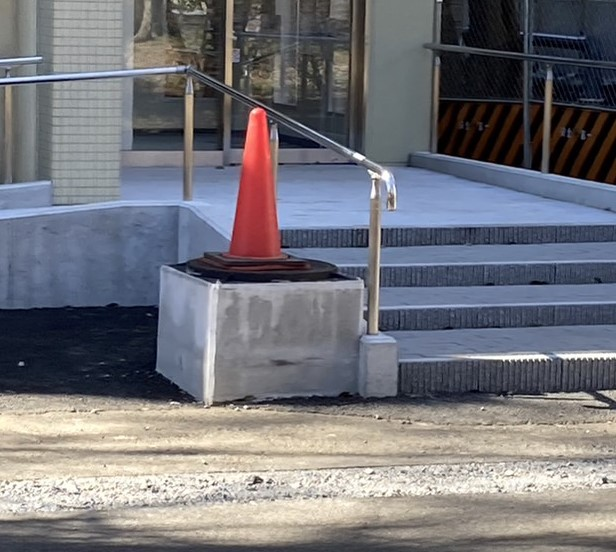
#> input picture image/1.jpg, 616 x 552 px, given in place of the camera
$ python camera_new.py   (older library calls are emulated)
#> lines starting #> are read from the running program, lines starting #| are printed output that depends on the picture; after the words box and inside, x2 and y2 are one past the last pixel; in counts of white or black regions, pixels touching at a corner belong together
#> in find_red_cone, frame is the input picture: shape (552, 616, 3); mean B, G, R 121.5, 115.5, 115.6
import cv2
import numpy as np
import time

# 画像を表すクラス
class Image:
    # コンストラクタ
    def __init__(self,frame):
        self.frame = frame # 画像データ
        self.lab_image = cv2.cvtColor(self.frame, cv2.COLOR_BGR2Lab)
#> self.lab_image: shape (552, 616, 3); mean of channels 0, 1, 2 122.3, 130, 124.7
        self.thinned_gp = None # 勾配画像（正）
        self.thinned_gm = None # 勾配画像（負）
        self.gp_lines = None # 線分（正）
        self.gm_lines = None # 線分（負）
        self.result_image = None # 四角形の切り出し画像
        self.result_vertex_list = None # 四角形の頂点リスト
        self.centroid_x_coord=-1 # 重心の座標
        self.centroid_image = frame # 重心の位置に縦線を引いたもの

    # 勾配画像の生成メソッド
    def create_binary_image_from_gradients(self, tg=50):
        # a*チャンネルの横方向のSobel勾配を計算
#> called with tg = 50
        ga = cv2.Sobel(self.lab_image[:, :, 1], cv2.CV_64F, 1, 0, ksize=3) # type: ignore
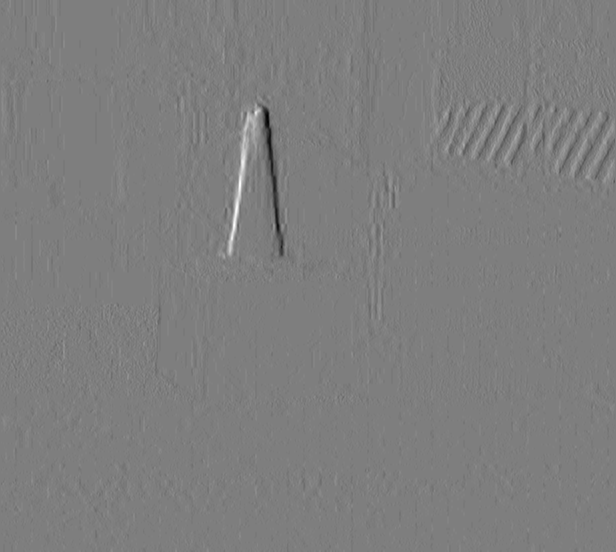
#> ga: shape (552, 616) float64; min -104, max 106, mean 0; drawn with min black and max white
        gb = cv2.Sobel(self.lab_image[:, :, 2], cv2.CV_64F, 1, 0, ksize=3) # type: ignore
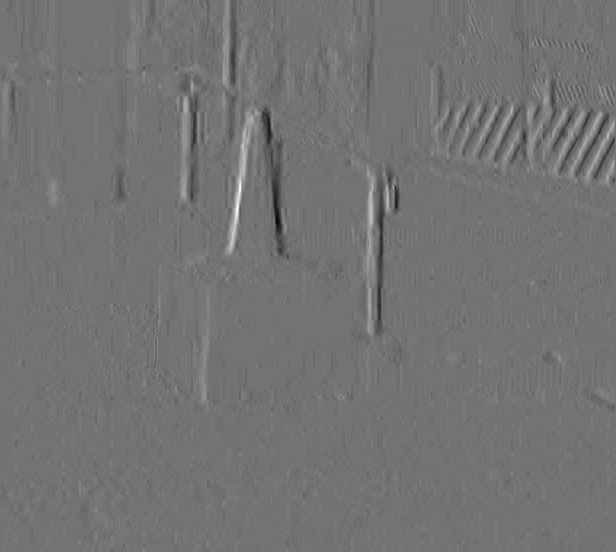
#> gb: shape (552, 616) float64; min -86, max 104, mean 0; drawn with min black and max white

        # 勾配の絶対値を計算
        gap = np.maximum(ga, 0)
        gam = np.maximum(-ga, 0)
        gbp = np.maximum(gb, 0)
        gbm = np.maximum(-gb, 0)

        # しきい値を適用して2値画像を作成
        gp = ((gap + gbp) > tg).astype(np.uint8)
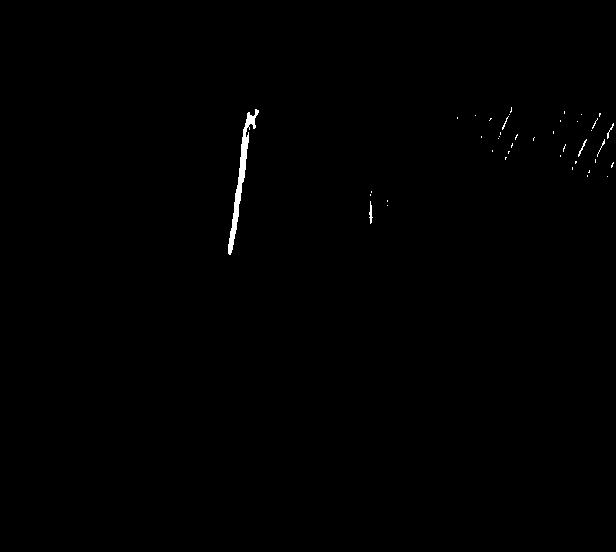
#> gp: shape (552, 616); values 0 (black) and 1 (white), 0.33% white; 42 white regions (36 under 20 px), largest, box (x1, y1, x2, y2) and area: (228, 109, 259, 255) 848, (369, 201, 373, 224) 46, (578, 139, 587, 157) 33, (607, 123, 614, 139) 26, (597, 139, 605, 157) 23, (502, 116, 509, 130) 21
        gm = ((gam + gbm) > tg).astype(np.uint8)
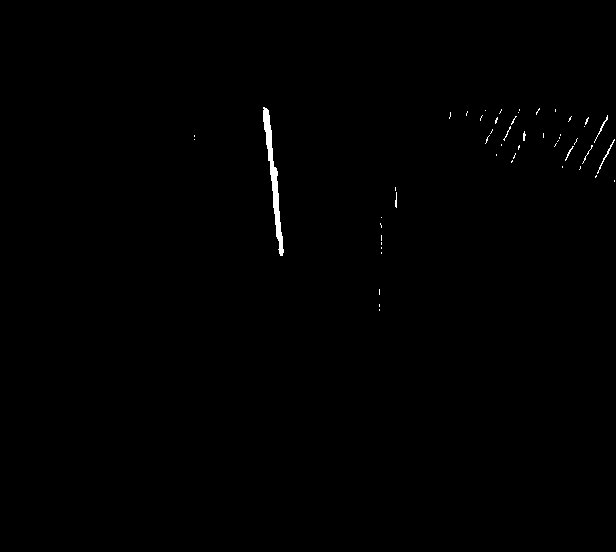
#> gm: shape (552, 616); values 0 (black) and 1 (white), 0.37% white; 51 white regions (43 under 20 px), largest, box (x1, y1, x2, y2) and area: (263, 107, 284, 256) 837, (597, 139, 615, 174) 58, (594, 115, 608, 143) 44

        self.thinned_gp, self.thinned_gm = gp,gm

    # 線分検出メソッド
    def detect_lines(self, rho, theta, threshold, minLineLength, maxLineGap):
        # 8ビット符号なし整数型に変換
#> called with rho = 1, theta = 0.0175, threshold = 50, minLineLength = 10, maxLineGap = 10
        gp = cv2.convertScaleAbs(self.thinned_gp)
        gm = cv2.convertScaleAbs(self.thinned_gm)
        # Hough変換を適用
        self.gp_lines = cv2.HoughLinesP(gp, rho, theta, threshold, minLineLength, maxLineGap)
#> self.gp_lines = [[232, 249, 245, 137], [230, 254, 247, 113], [228, 253, 233, 213], [239, 203, 241, 184], [240, 165, 244, 127], [242, 182, 246, 150], [244, 163, 245, 152], [248, 126, 249, 112], [234, 212, 237, 185]]
        self.gm_lines= cv2.HoughLinesP(gm, rho, theta, threshold, minLineLength, maxLineGap)
#> self.gm_lines = [[265, 108, 283, 252], [263, 107, 282, 255], [273, 194, 278, 240], [267, 109, 272, 156], [263, 110, 264, 125], [270, 125, 271, 140]]

    # 四角形の切り出しメソッド
    def cut_red_cone_area(self,a_max,a_min,b_max,b_min,threshold):

#> called with a_max = 210, a_min = 169, b_max = 195, b_min = 144, threshold = 0.6
                max_sum_area=0
                max_vertex_list=None
                max_image=None

                for gp_line in self.gp_lines:
                    for gm_line in self.gm_lines:
                        #線分の組み合わせ選定
                        vertex_list=None
                        lx1, ly1, lx2, ly2 = gp_line[0] # left_line
                        rx1, ry1, rx2, ry2 = gm_line[0] # right_line
                        if (lx2<=rx1) and (ly2<ly1) and (ry1<ry2):
                            vertex_list = [(lx1, ly1), (lx2, ly2), (rx1, ry1), (rx2, ry2)]
                        if vertex_list is None:
                            continue
                        #線分座標から赤コーンのエリアを切り取る
                        mask = np.zeros_like(self.frame,dtype=np.uint8) # マスク画像を作成する
                        points = np.array(vertex_list, dtype=np.int32) # 頂点の座標を整数に変換する
                        cv2.fillConvexPoly(mask, points, [255,255,255]) # マスク画像に四角形を描画する
                        mask1 = np.zeros_like(self.frame,dtype=np.uint8) # マスク画像を作成する
                        cv2.fillConvexPoly(mask1, points, (1,0,0)) # マスク画像に四角形を描画する
                        cut_rectangle_area = np.sum(mask1)
                        cropped_image = cv2.bitwise_and(self.frame,mask) # 元の画像とマスク画像をAND演算する

                        a_channel=self.lab_image[:,:,1]
                        b_channel=self.lab_image[:,:,2]
                        a_mask=(a_channel>a_min) & (a_channel<a_max)
                        b_mask=(b_channel>b_min) & (b_channel<b_max)
                        or_mask=np.logical_or(a_mask,b_mask)
                        sum_area=np.sum(or_mask)

                        area_ratio=sum_area/cut_rectangle_area

                        #赤色の比率だけでは，小さい四角形を切り取ってしまうため，面積の大きさも考慮する
                        if area_ratio> threshold and sum_area>max_sum_area:
                            max_sum_area=sum_area
                            max_vertex_list=vertex_list
                            max_image=cropped_image
#> this loop made 9 passes
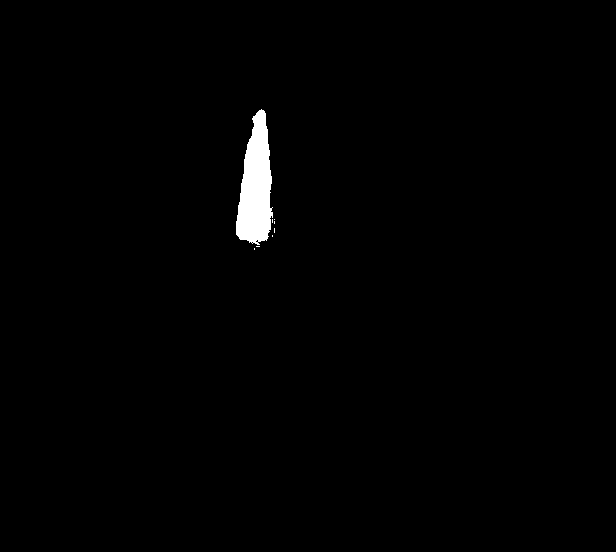
#> a_mask: shape (552, 616) bool; 1% white; 8 white regions (7 under 20 px), largest, box (x1, y1, x2, y2) and area: (236, 109, 273, 245) 3364
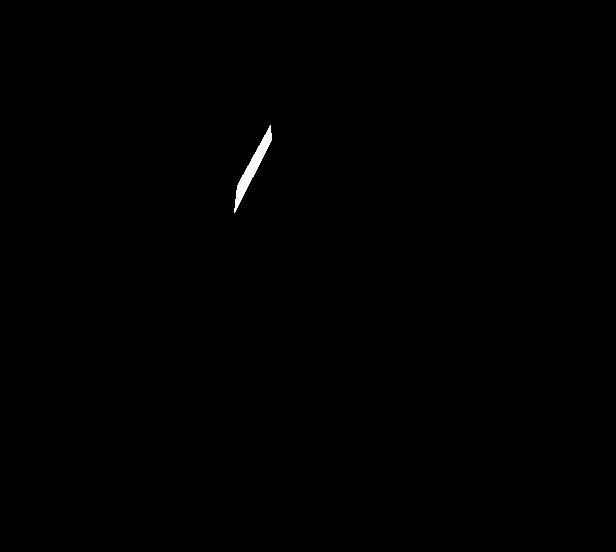
#> mask: shape (552, 616, 3); 0.22% white; 1 white region, box (x1, y1, x2, y2) and area: (234, 125, 272, 213) 759
#> after the loop, max_sum_area = 5069; max_vertex_list = [(232, 249), (245, 137), (265, 108), (283, 252)]


                self.result_image=max_image
                self.result_vertex_list=max_vertex_list
#> self.result_vertex_list = [(232, 249), (245, 137), (265, 108), (283, 252)]

    # 重心の計算メソッド
    def calculate_centroid_x_coord(self):
        # result_vertex_listは4つの頂点の座標を含むリストまたは配列
        # [(x1, y1), (x2, y2), (x3, y3), (x4, y4)]のような形式です

        # 各頂点のx座標とy座標をそれぞれ取り出す
        x_coords = [point[0] for point in self.result_vertex_list]
#> x_coords = [232, 245, 265, 283]

        # x座標の平均を計算して重心座標を得る
        self.centroid_x_coord=np.mean(x_coords)
#> self.centroid_x_coord = 256.2
        #求まったx座標に縦線を描画
        self.centroid_image[:,int(self.centroid_x_coord),1]=255
        self.centroid_image[:,int(self.centroid_x_coord)-1,1]=255
        self.centroid_image[:,int(self.centroid_x_coord)+1,1]=255
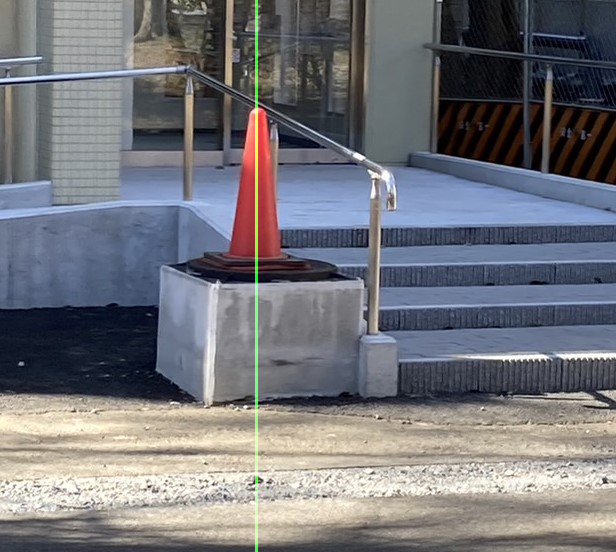
#> self.centroid_image: shape (552, 616, 3); mean B, G, R 121.5, 116.2, 115.6

    #赤コーンの探索
    def image_process(self):
        self.create_binary_image_from_gradients()
        self.detect_lines(rho=1, theta=np.pi / 180, threshold=50, minLineLength=10, maxLineGap=10)

        if (self.gp_lines is not None) and (self.gm_lines is not None):
            self.cut_red_cone_area(a_max = 210, a_min = 169, b_max = 195, b_min = 144, threshold = 0.6)
            if self.result_vertex_list is not None:
                self.calculate_centroid_x_coord()

#カメラ呼び出し
class Camera:
    def __init__(self):
        # カメラをキャプチャする
        self.cap = cv2.VideoCapture(0)  # カメラのインデックス（通常は0）

    def find_red_cone(self):

        while True:

            ret, frame = self.cap.read()  # カメラから1フレームを取得
            #カメラがない場合の例外処理
            if not ret:
                print("NO CAMERA")
                break

            img=Image(frame)

            start_time=time.time()# 処理の開始時間を記録
            img.image_process()#画像処理
            end_time = time.time()  # 処理の終了時間を記録
            elapsed_time = end_time - start_time  # 処理にかかった時間を計算
            print(f"time: {elapsed_time}")
            cv2.imshow("frame",img.centroid_image)
            #'q'を入力するとループを抜けて終了
            if cv2.waitKey(1) & 0xFF == ord('q'):
#> (key q is pressed here)
                break
        # 後処理
        self.cap.release()
        cv2.destroyAllWindows()


def main():
    camera=Camera()
    camera.find_red_cone()

if __name__ == "__main__":
    main()

$ run again, on image/3.jpg
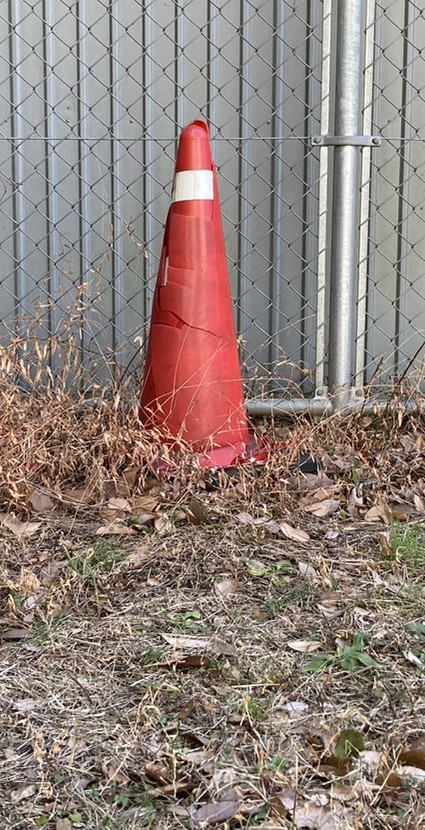
#> input picture image/3.jpg, 425 x 830 px, given in place of the camera
#> in find_red_cone, frame is the input picture: shape (830, 425, 3); mean B, G, R 122.6, 129.1, 144.3
#> self.lab_image: shape (830, 425, 3); mean of channels 0, 1, 2 140, 133, 134.3
#> gp: shape (830, 425); values 0 (black) and 1 (white), 0.49% white; 89 white regions (80 under 20 px), largest, box (x1, y1, x2, y2) and area: (145, 202, 177, 370) 718, (174, 120, 198, 174) 287, (210, 165, 216, 203) 138
#> gm: shape (830, 425); values 0 (black) and 1 (white), 0.59% white; 85 white regions (83 under 20 px), largest, box (x1, y1, x2, y2) and area: (201, 120, 252, 452) 1716, (239, 453, 247, 463) 23
#> self.gp_lines = 17 rows, first 6: [162, 259, 170, 204], [174, 172, 181, 130], [146, 364, 155, 306], [140, 404, 142, 392], [146, 357, 158, 270], [169, 221, 171, 203]
#> self.gm_lines = 14 rows, first 6: [217, 189, 242, 399], [210, 126, 245, 413], [225, 233, 247, 416], [221, 230, 222, 240], [207, 122, 213, 169], [217, 199, 218, 215]
#> the loop in cut_red_cone_area, `for gp_line in self.gp_lines:` made 17 passes
#> after the loop in cut_red_cone_area, `for gp_line in self.gp_lines:`:
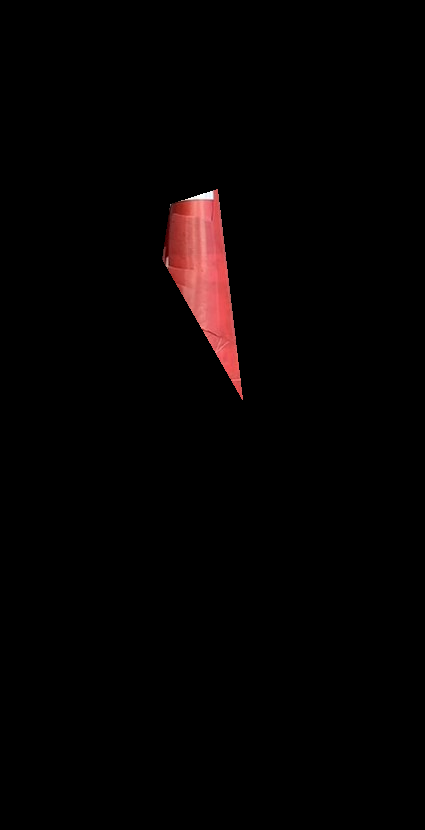
#> max_image: shape (830, 425, 3); mean B, G, R 2.1, 2.1, 4.8
#> after the loop in cut_red_cone_area, `for gp_line in self.gp_lines:`: max_sum_area = 34578; max_vertex_list = [(162, 259), (170, 204), (217, 189), (242, 399)]
#> x_coords = [162, 170, 217, 242]
#> self.centroid_x_coord = 197.8
#> in calculate_centroid_x_coord, `self.centroid_image[:,int(self.centroid_x_coord)+1,1]=255`:
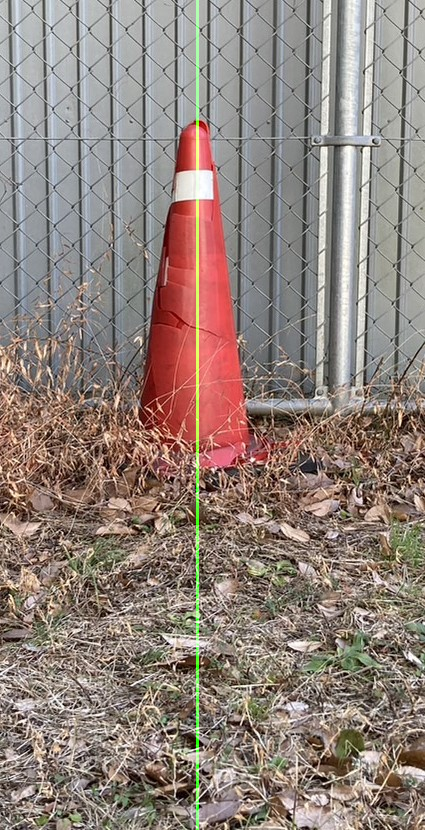
#> self.centroid_image: shape (830, 425, 3); mean B, G, R 122.6, 130, 144.3

$ run again, on image/4.jpg
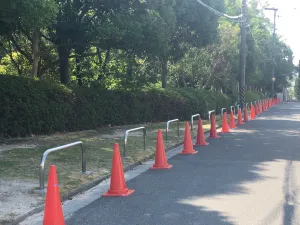
#> input picture image/4.jpg, 300 x 225 px, given in place of the camera
#> in find_red_cone, frame is the input picture: shape (225, 300, 3); mean B, G, R 113.7, 112.6, 105.6
#> self.lab_image: shape (225, 300, 3); mean of channels 0, 1, 2 118.6, 125.8, 126.8
#> gp: shape (225, 300); values 0 (black) and 1 (white), 1.9% white; 37 white regions (26 under 20 px), largest, box (x1, y1, x2, y2) and area: (41, 165, 52, 225) 273, (101, 143, 116, 196) 228, (151, 129, 159, 168) 146
#> gm: shape (225, 300); values 0 (black) and 1 (white), 2.1% white; 44 white regions (34 under 20 px), largest, box (x1, y1, x2, y2) and area: (52, 165, 67, 225) 284, (117, 143, 136, 197) 225, (160, 129, 174, 168) 160
#> self.gp_lines = [[42, 224, 49, 165], [44, 224, 49, 178], [108, 193, 114, 143], [49, 177, 51, 165]]
#> self.gm_lines = [[55, 165, 63, 224], [117, 143, 128, 196], [57, 168, 64, 224], [119, 144, 129, 195], [57, 186, 60, 213]]
#> the loop in cut_red_cone_area, `for gp_line in self.gp_lines:` made 4 passes
#> after the loop in cut_red_cone_area, `for gp_line in self.gp_lines:`: max_sum_area = 2520; max_vertex_list = [(42, 224), (49, 165), (55, 165), (63, 224)]
#> x_coords = [42, 49, 55, 63]
#> self.centroid_x_coord = 52.25
#> in calculate_centroid_x_coord, `self.centroid_image[:,int(self.centroid_x_coord)+1,1]=255`:
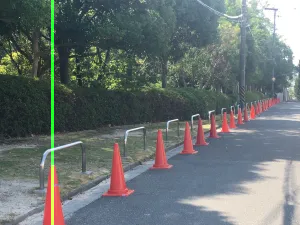
#> self.centroid_image: shape (225, 300, 3); mean B, G, R 113.7, 114.4, 105.6
